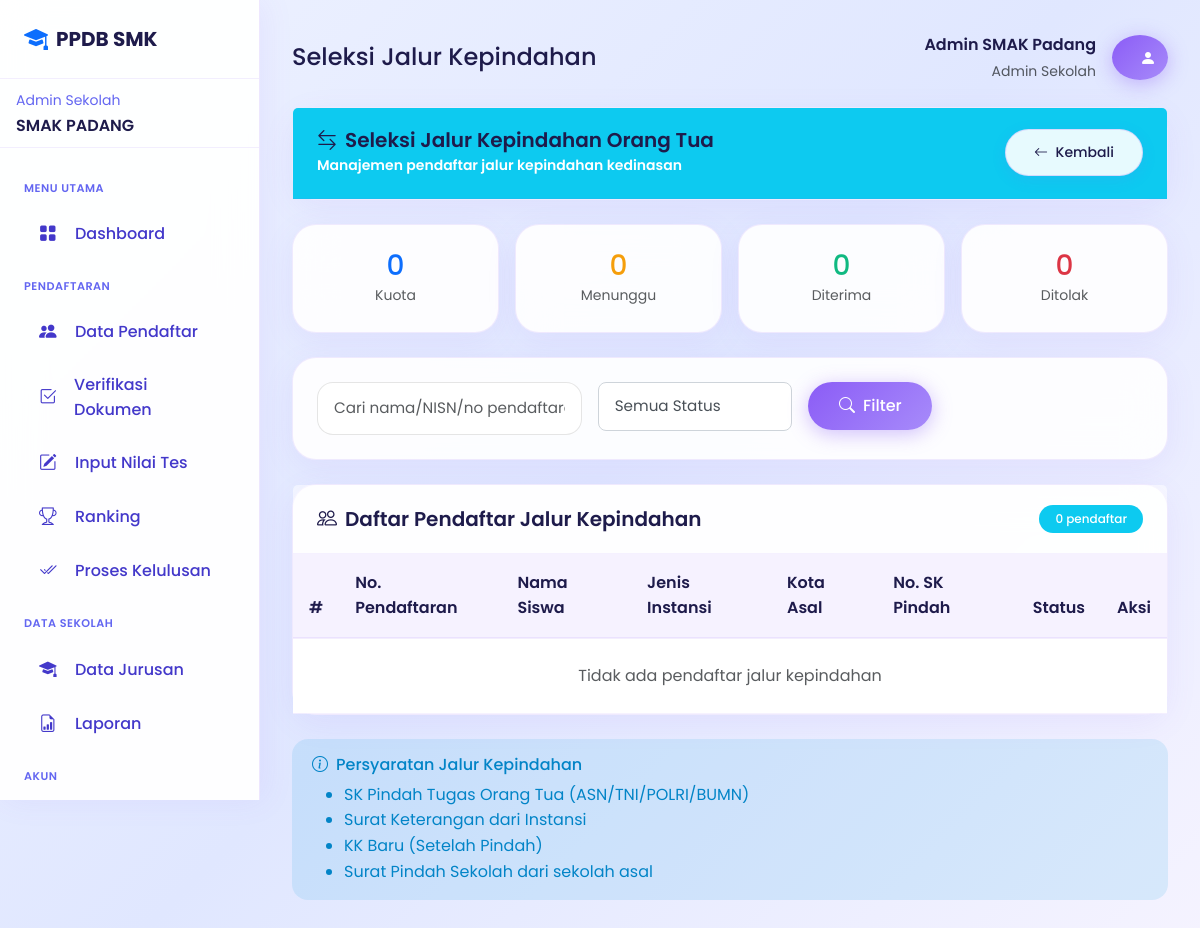
The app's page /admin/kepindahan-selection.php (signed in) with its own data.
### tables this page shows
CREATE TABLE `tb_admin_sekolah` (
  `id_admin_sekolah` int(11) NOT NULL,
  `id_smk` int(11) NOT NULL,
  `username` varchar(50) NOT NULL,
  `password` varchar(255) NOT NULL,
  `nama_lengkap` varchar(100) NOT NULL,
  `email` varchar(100) NOT NULL,
  `no_telepon` varchar(20) DEFAULT NULL,
  `jabatan` varchar(50) DEFAULT NULL,
  `foto` varchar(255) DEFAULT NULL,
  `is_active` tinyint(1) DEFAULT 1,
  `last_login` timestamp NULL DEFAULT NULL,
  `created_at` timestamp NOT NULL DEFAULT current_timestamp(),
  `updated_at` timestamp NOT NULL DEFAULT current_timestamp() ON UPDATE current_timestamp()
);

CREATE TABLE `tb_smk` (
  `id_smk` int(11) NOT NULL,
  `npsn` varchar(20) NOT NULL,
  `nama_sekolah` varchar(200) NOT NULL,
  `alamat` text NOT NULL,
  `kelurahan` varchar(100) DEFAULT NULL,
  `kecamatan` varchar(100) DEFAULT NULL,
  `kode_pos` varchar(10) DEFAULT NULL,
  `latitude` decimal(10,8) NOT NULL,
  `longitude` decimal(11,8) NOT NULL,
  `telepon` varchar(20) DEFAULT NULL,
  `email` varchar(100) DEFAULT NULL,
  `website` varchar(150) DEFAULT NULL,
  `jumlah_siswa` int(11) NOT NULL,
  `jumlah_guru` int(11) NOT NULL,
  `nama_kepsek` varchar(100) NOT NULL,
  `foto_utama` varchar(225) NOT NULL,
  `foto_tambahan` varchar(225) NOT NULL,
  `deskripsi` text NOT NULL
);

CREATE TABLE `tb_pengaturan` (
  `id_pengaturan` int(11) NOT NULL,
  `key_pengaturan` varchar(100) NOT NULL,
  `value_pengaturan` text DEFAULT NULL,
  `deskripsi` varchar(255) DEFAULT NULL,
  `updated_at` timestamp NOT NULL DEFAULT current_timestamp() ON UPDATE current_timestamp()
);

### config/database.php (called while the page is built, shortened)
<?php
class Database {
    private static $instance = null;
    private $connection;
    private function __construct() {
        try {
            $dsn = "mysql:host=" . DB_HOST . ";dbname=" . DB_NAME . ";charset=" . DB_CHARSET;
            $options = [
                PDO::ATTR_ERRMODE => PDO::ERRMODE_EXCEPTION,
                PDO::ATTR_DEFAULT_FETCH_MODE => PDO::FETCH_ASSOC,
                PDO::ATTR_EMULATE_PREPARES => false,
                PDO::MYSQL_ATTR_INIT_COMMAND => "SET NAMES " . DB_CHARSET
            ];
            $this->connection = new PDO($dsn, DB_USER, DB_PASS, $options);
        } catch (PDOException $e) {
            die("Koneksi database gagal: " . $e->getMessage());
        }
    }
    public static function getInstance() {
        if (self::$instance === null) {
            self::$instance = new self();
        }
        return self::$instance;
    }
    public function query($sql, $params = []) {
        try {
            $stmt = $this->connection->prepare($sql);
            $stmt->execute($params);
            return $stmt;
        } catch (PDOException $e) {
            error_log("Database Query Error: " . $e->getMessage());
            throw $e;
        }
    }
    public function fetchAll($sql, $params = []) {
        $stmt = $this->query($sql, $params);
        return $stmt->fetchAll();
    }
    public function fetch($sql, $params = []) {
        $stmt = $this->query($sql, $params);
        return $stmt->fetch();
    }
    public function fetchColumn($sql, $params = []) {
        $stmt = $this->query($sql, $params);
        return $stmt->fetchColumn();
    }
    public function count($table, $where = '1=1', $params = []) {
        $sql = "SELECT COUNT(*) FROM {$table} WHERE {$where}";
        return (int) $this->fetchColumn($sql, $params);
    }
}
function db() {
    return Database::getInstance();
}

### config/session.php (called while the page is built, shortened)
<?php
class Session {
    public static function get($key, $default = null) {
        return $_SESSION[$key] ?? $default;
    }
    public static function getUserId() {
        return self::get('user_id');
    }
}

### config/functions.php (called while the page is built, shortened)
<?php
require_once __DIR__ . '/database.php';
function getPengaturan($key, $default = null)
{
    try {
        $result = db()->fetch(
            "SELECT value_pengaturan FROM tb_pengaturan WHERE key_pengaturan = ?",
            [$key]
        );
        return $result ? $result['value_pengaturan'] : $default;
    } catch (Exception $e) {
        return $default;
    }
}
function getTahunAjaran()
{
    return getPengaturan('tahun_ajaran', TAHUN_AJARAN);
}

### admin/kepindahan-selection.php (the view, shortened to what this page needs)
<?php
$pageTitle = 'Seleksi Jalur Kepindahan';
require_once 'includes/header.php';
$jalurKepindahan = db()->fetch("SELECT id_jalur FROM tb_jalur WHERE kode_jalur = 'kepindahan'");
$jalurId = $jalurKepindahan['id_jalur'] ?? 0;
$kuota = db()->fetch(
    "SELECT * FROM tb_kuota WHERE id_smk = ? AND id_jalur = ? AND tahun_ajaran = ?",
    [$smkId, $jalurId, getTahunAjaran()]
);
$search = $_GET['search'] ?? '';
$where = "p.id_smk_pilihan1 = ? AND j.kode_jalur = 'kepindahan'";
$params = [$smkId];
$pendaftarList = db()->fetchAll(
    "SELECT p.*, s.*, j.nama_jalur, j.kode_jalur
     FROM tb_pendaftaran p
     JOIN tb_siswa s ON p.id_siswa = s.id_siswa
     JOIN tb_jalur j ON p.id_jalur = j.id_jalur
     WHERE $where
     ORDER BY
        CASE p.status
            WHEN 'verified' THEN 1
            WHEN 'submitted' THEN 2
            WHEN 'accepted' THEN 3
            WHEN 'rejected' THEN 4
            ELSE 5
        END,
        p.tanggal_submit ASC",
    $params
);
$countByStatus = [
    'submitted' => 0,
    'verified' => 0,
    'accepted' => 0,
    'rejected' => 0
];
?>
<div class="card mb-4">
    <div class="card-header bg-info text-white d-flex justify-content-between align-items-center">
        <div>
            <h5 class="mb-0"><i class="bi bi-arrow-left-right me-2"></i>Seleksi Jalur Kepindahan Orang Tua</h5>
            <small>Manajemen pendaftar jalur kepindahan kedinasan</small>
        </div>
        <a href="pendaftar.php" class="btn btn-light btn-sm">
            <i class="bi bi-arrow-left me-1"></i> Kembali
        </a>
    </div>
</div>
<div class="row g-3 mb-4">
    <div class="col-md-3">
        <div class="card">
            <div class="card-body text-center">
                <h3 class="text-primary mb-0"><?= $kuota['kuota'] ?? 0 ?></h3>
                <small class="text-muted">Kuota</small>
            </div>
        </div>
    </div>
    <div class="col-md-3">
        <div class="card">
            <div class="card-body text-center">
                <h3 class="text-warning mb-0"><?= $countByStatus['submitted'] + $countByStatus['verified'] ?></h3>
                <small class="text-muted">Menunggu</small>
            </div>
        </div>
    </div>
    <div class="col-md-3">
        <div class="card">
            <div class="card-body text-center">
                <h3 class="text-success mb-0"><?= $countByStatus['accepted'] ?></h3>
                <small class="text-muted">Diterima</small>
            </div>
        </div>
    </div>
    <div class="col-md-3">
        <div class="card">
            <div class="card-body text-center">
                <h3 class="text-danger mb-0"><?= $countByStatus['rejected'] ?></h3>
                <small class="text-muted">Ditolak</small>
            </div>
        </div>
    </div>
</div>
<div class="card mb-4">
    <div class="card-body">
        <form method="GET" class="row g-3">
            <div class="col-md-4">
                <input type="text" name="search" class="form-control" placeholder="Cari nama/NISN/no pendaftaran"
                    value="<?= htmlspecialchars($search) ?>">
            </div>
            <div class="col-md-3">
                <select name="status" class="form-select">
                    <option value="">Semua Status</option>
                </select>
            </div>
            <div class="col-md-2">
                <button type="submit" class="btn btn-primary w-100">
                    <i class="bi bi-search me-1"></i> Filter
                </button>
            </div>
        </form>
    </div>
</div>
<div class="card">
    <div class="card-header d-flex justify-content-between align-items-center">
        <h5 class="mb-0"><i class="bi bi-people me-2"></i>Daftar Pendaftar Jalur Kepindahan</h5>
        <span class="badge bg-info"><?= count($pendaftarList) ?> pendaftar</span>
    </div>
    <div class="card-body p-0">
        <div class="table-responsive">
            <table class="table table-hover mb-0">
                <thead>
                    <tr>
                        <th>#</th>
                        <th>No. Pendaftaran</th>
                        <th>Nama Siswa</th>
                        <th>Jenis Instansi</th>
                        <th>Kota Asal</th>
                        <th>No. SK Pindah</th>
                        <th>Status</th>
                        <th>Aksi</th>
                    </tr>
                </thead>
                <tbody>
                    <?php if (empty($pendaftarList)): ?>
                        <tr>
                            <td colspan="8" class="text-center text-muted py-4">Tidak ada pendaftar jalur kepindahan</td>
                        </tr>
                    <?php endif; ?>
                </tbody>
            </table>
        </div>
    </div>
</div>
<div class="alert alert-info mt-4">
    <h6 class="alert-heading"><i class="bi bi-info-circle me-2"></i>Persyaratan Jalur Kepindahan</h6>
    <ul class="mb-0">
        <li>SK Pindah Tugas Orang Tua (ASN/TNI/POLRI/BUMN)</li>
        <li>Surat Keterangan dari Instansi</li>
        <li>KK Baru (Setelah Pindah)</li>
        <li>Surat Pindah Sekolah dari sekolah asal</li>
    </ul>
</div>
<?php require_once 'includes/footer.php'; ?>

### admin/includes/header.php (shortened to what this page needs)
<?php
require_once dirname(__DIR__, 2) . '/config/database.php';
require_once dirname(__DIR__, 2) . '/config/functions.php';
require_once dirname(__DIR__, 2) . '/config/session.php';
$adminId = Session::getUserId();
$admin = db()->fetch(
    "SELECT a.*, s.nama_sekolah, s.id_smk FROM tb_admin_sekolah a
     LEFT JOIN tb_smk s ON a.id_smk = s.id_smk
     WHERE a.id_admin_sekolah = ?",
    [$adminId]
);
$smkId = $admin['id_smk'];
$pendingVerif = db()->count('tb_pendaftaran', 'id_smk_pilihan1 = ? AND status = ?', [$smkId, 'submitted']);
$currentPage = basename($_SERVER['PHP_SELF'], '.php');
?>
<!DOCTYPE html>
<html lang="id">
<head>
    <link href="https://cdn.jsdelivr.net/npm/bootstrap@5.3.2/dist/css/bootstrap.min.css" rel="stylesheet">
    <link href="https://cdn.jsdelivr.net/npm/bootstrap-icons@1.11.1/font/bootstrap-icons.css" rel="stylesheet">
    <link rel="stylesheet" href="<?= SITE_URL ?>/assets/css/style.css">
</head>
<body>
    <aside class="sidebar">
        <div class="sidebar-header">
            <a href="<?= SITE_URL ?>" class="sidebar-brand">
                <i class="bi bi-mortarboard-fill text-primary"></i>
                PPDB SMK
            </a>
        </div>
        <div class="px-3 py-2 border-bottom border-subtle">
            <small class="text-muted">Admin Sekolah</small>
            <div class="fw-semibold text-truncate"><?= htmlspecialchars($admin['nama_sekolah']) ?></div>
        </div>
        <nav class="sidebar-menu">
            <div class="sidebar-menu-label">Menu Utama</div>
            <a href="index.php" class="sidebar-link <?= $currentPage === 'index' ? 'active' : '' ?>">
                <i class="bi bi-grid-fill"></i>
                <span>Dashboard</span>
            </a>
            <div class="sidebar-menu-label">Pendaftaran</div>
            <a href="pendaftar.php" class="sidebar-link <?= $currentPage === 'pendaftar' ? 'active' : '' ?>">
                <i class="bi bi-people-fill"></i>
                <span>Data Pendaftar</span>
            </a>
            <a href="verifikasi.php" class="sidebar-link <?= $currentPage === 'verifikasi' ? 'active' : '' ?>">
                <i class="bi bi-check2-square"></i>
                <span>Verifikasi Dokumen</span>
            </a>
            <a href="seleksi.php" class="sidebar-link <?= $currentPage === 'seleksi' ? 'active' : '' ?>">
                <i class="bi bi-pencil-square"></i>
                <span>Input Nilai Tes</span>
            </a>
            <a href="ranking.php" class="sidebar-link <?= $currentPage === 'ranking' ? 'active' : '' ?>">
                <i class="bi bi-trophy"></i>
                <span>Ranking</span>
            </a>
            <a href="proses-kelulusan.php" class="sidebar-link <?= $currentPage === 'proses-kelulusan' ? 'active' : '' ?>">
                <i class="bi bi-check2-all"></i>
                <span>Proses Kelulusan</span>
            </a>
            <div class="sidebar-menu-label">Data Sekolah</div>
            <a href="jurusan.php" class="sidebar-link <?= $currentPage === 'jurusan' ? 'active' : '' ?>">
                <i class="bi bi-mortarboard-fill"></i>
                <span>Data Jurusan</span>
            </a>
            <a href="laporan.php" class="sidebar-link <?= $currentPage === 'laporan' ? 'active' : '' ?>">
                <i class="bi bi-file-earmark-bar-graph"></i>
                <span>Laporan</span>
            </a>
            <div class="sidebar-menu-label">Akun</div>
            <a href="profil.php" class="sidebar-link <?= $currentPage === 'profil' ? 'active' : '' ?>">
            </a>
        </nav>
    </aside>
    <main class="main-content">
        <div class="d-flex justify-content-between align-items-center mb-4">
            <div>
                <h4 class="mb-0 d-inline"><?= $pageTitle ?? 'Dashboard' ?></h4>
            </div>
            <div class="d-flex align-items-center gap-3">
                <div class="text-end d-none d-md-block">
                    <div class="fw-semibold"><?= htmlspecialchars($admin['nama_lengkap']) ?></div>
                    <small class="text-muted">Admin Sekolah</small>
                </div>
                <div class="dropdown">
                    <button class="btn btn-primary rounded-circle" data-bs-toggle="dropdown" style="width:45px;height:45px;">
                        <i class="bi bi-person-fill"></i>
                    </button>
                </div>
            </div>
        </div>

### records on screen
tb_admin_sekolah: id_smk.nama_sekolah "SMAK PADANG", nama_lengkap "Admin SMAK Padang", id_smk.value_pengaturan "0"

### other values on screen
$pageTitle "Seleksi Jalur Kepindahan"
$countByStatus['submitted'] + $countByStatus['verified'] "0"
$countByStatus['accepted'] "0"
$countByStatus['rejected'] "0"
count($pendaftarList) "0"
